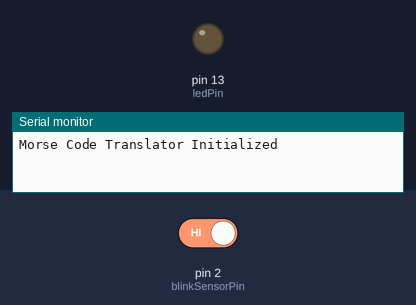
Bench run of a sketch on a simulated Arduino Uno, built with avr-gcc and run on an emulated ATmega328P. Parts: output pins drawn as LEDs (lit = HIGH), the last lines printed to the serial monitor. Inputs (shaded band) come from the test bench; at power-on: pin 2 (blinkSensorPin) HIGH.

Above: at 1.2 s.
1.3 s: pin 2 (blinkSensorPin) driven LOW
At 1.6 s:
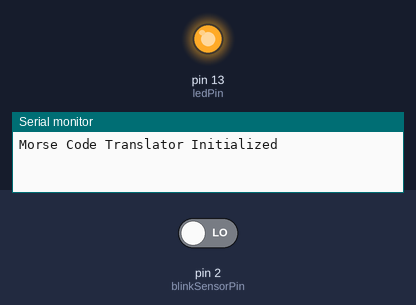
2.8 s: pin 2 (blinkSensorPin) driven HIGH
At 4.0 s:
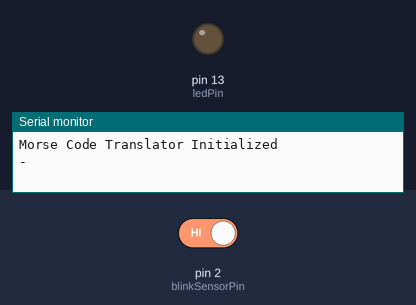
Timing chart, 0 to 5.8 s (numbered marks = the images above; inputs shaded):
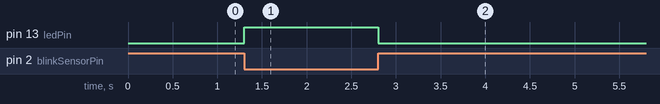

Measured:
- after the input at 1.3 s, pin 13 (ledPin): LOW → HIGH at once
- after the input at 2.8 s, pin 13 (ledPin): HIGH → LOW at once

The sketch:

eye_blink_morse.ino
```cpp
// Morse Code Translator using Eye Blinks with Arduino

const int blinkSensorPin = 2;  // Digital input from Eye Blink sensor
const int ledPin = 13;         // LED for feedback (optional)

unsigned long blinkStart = 0;
unsigned long blinkDuration = 0;
bool blinkActive = false;

void setup() {
  pinMode(blinkSensorPin, INPUT);
  pinMode(ledPin, OUTPUT);
  Serial.begin(9600);
  Serial.println("Morse Code Translator Initialized");
}

void loop() {
  int sensorValue = digitalRead(blinkSensorPin);

  if (sensorValue == LOW && !blinkActive) {
    // Blink started
    blinkActive = true;
    blinkStart = millis();
    digitalWrite(ledPin, HIGH);  // Visual feedback
  }

  if (sensorValue == HIGH && blinkActive) {
    // Blink ended
    blinkActive = false;
    blinkDuration = millis() - blinkStart;
    digitalWrite(ledPin, LOW);

    if (blinkDuration < 500) {
      Serial.print(".");
    } else {
      Serial.print("-");
    }
  }

  // Add delay between letters (optional, 2s gap for testing)
  static unsigned long lastBlinkTime = 0;
  if (!blinkActive && millis() - blinkStart > 2000 && blinkStart > 0) {
    Serial.print(" "); // Represents a space between letters
    blinkStart = 0;
  }
}
```
